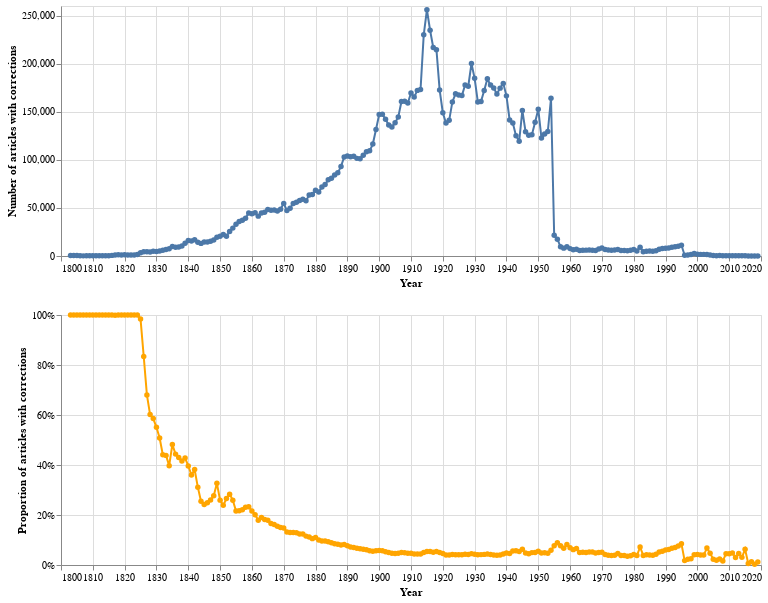

Here is the notebook cell this chart was saved with:
### Markdown cell above
Let's visualise the results, showing both the number of articles with corrections each year, and the proportion of articles each year with corrections.

### Code cell
# Number of articles with corrections
chart1 = alt.Chart(df_merged).mark_line(point=True).encode(
        x=alt.X('term:Q', axis=alt.Axis(format='c', title='Year')),
        y=alt.Y('total_results:Q', axis=alt.Axis(format=',d', title='Number of articles with corrections')),
        tooltip=[alt.Tooltip('term:Q', title='Year'), alt.Tooltip('total_results:Q', title='Articles', format=',')]
    ).properties(width=700, height=250)

# Proportion of articles with corrections
chart2 = alt.Chart(df_merged).mark_line(point=True, color='red').encode(
        x=alt.X('term:Q', axis=alt.Axis(format='c', title='Year')),
    
        # This time we're showing the proportion (formatted as a percentage) on the Y axis
        y=alt.Y('proportion:Q', axis=alt.Axis(format='%', title='Proportion of articles with corrections')),
        tooltip=[alt.Tooltip('term:Q', title='Year'), alt.Tooltip('proportion:Q', title='Proportion', format='%')],
        
        # Make the charts different colors
        color=alt.value('orange')
    ).properties(width=700, height=250)

# This is a shorthand way of stacking the charts on top of each other
chart1 & chart2

### Figure 1 — Vega-Lite specification as saved in the notebook (floating-point values rounded to 4 significant figures; data arrays with more than 128 entries replaced by an {"elided": "..."} marker saying what was removed)
{"config": {"view": {"continuousWidth": 400, "continuousHeight": 300}}, "vconcat": [{"mark": {"type": "line", "point": true}, "encoding": {"tooltip": [{"type": "quantitative", "field": "term", "title": "Year"}, {"type": "quantitative", "field": "total_results", "format": ",", "title": "Articles"}], "x": {"type": "quantitative", "axis": {"format": "c", "title": "Year"}, "field": "term"}, "y": {"type": "quantitative", "axis": {"format": ",d", "title": "Number of articles with corrections"}, "field": "total_results"}}, "height": 250, "width": 700}, {"mark": {"type": "line", "color": "red", "point": true}, "encoding": {"color": {"value": "orange"}, "tooltip": [{"type": "quantitative", "field": "term", "title": "Year"}, {"type": "quantitative", "field": "proportion", "format": "%", "title": "Proportion"}], "x": {"type": "quantitative", "axis": {"format": "c", "title": "Year"}, "field": "term"}, "y": {"type": "quantitative", "axis": {"format": "%", "title": "Proportion of articles with corrections"}, "field": "proportion"}}, "height": 250, "width": 700}], "data": {"name": "data-dff7c4e8a360bd1667ee5e570716c2e6"}, "$schema": "https://vega.github.io/schema/vega-lite/v4.8.1.json", "datasets": {"data-dff7c4e8a360bd1667ee5e570716c2e6": {"elided": "217 records"}}}
